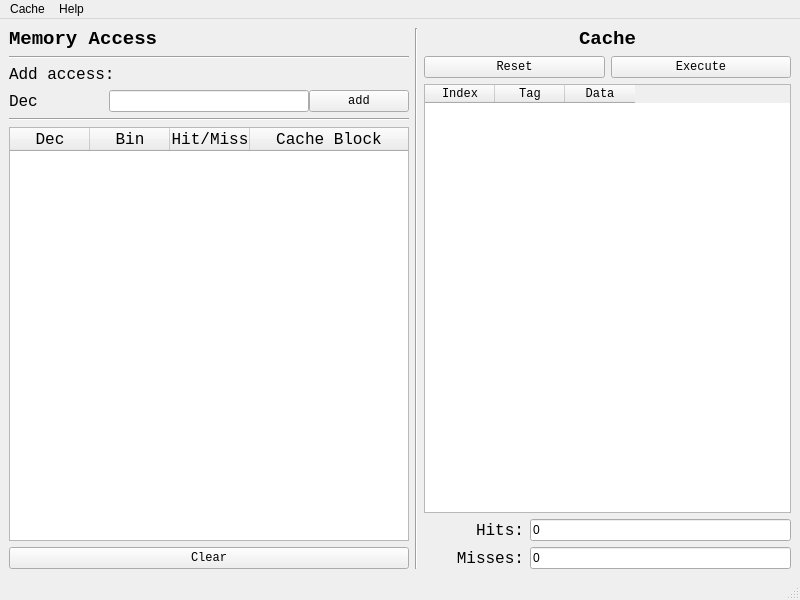
<?xml version="1.0" encoding="UTF-8"?>
<ui version="4.0">
 <class>MainWindow</class>
 <widget class="QMainWindow" name="MainWindow">
  <property name="geometry">
   <rect>
    <x>0</x>
    <y>0</y>
    <width>800</width>
    <height>600</height>
   </rect>
  </property>
  <property name="windowTitle">
   <string>Cache Simulator</string>
  </property>
  <widget class="QWidget" name="centralwidget">
   <layout class="QHBoxLayout" name="horizontalLayout_5">
    <item>
     <layout class="QVBoxLayout" name="verticalLayout_2">
      <item>
       <widget class="QLabel" name="memoryAccessLabel">
        <property name="maximumSize">
         <size>
          <width>16777215</width>
          <height>16777215</height>
         </size>
        </property>
        <property name="font">
         <font>
          <family>Courier New</family>
          <pointsize>14</pointsize>
          <weight>75</weight>
          <bold>true</bold>
         </font>
        </property>
        <property name="text">
         <string>Memory Access</string>
        </property>
       </widget>
      </item>
      <item>
       <widget class="Line" name="line_3">
        <property name="orientation">
         <enum>Qt::Horizontal</enum>
        </property>
       </widget>
      </item>
      <item>
       <widget class="QLabel" name="addAccessLabel">
        <property name="maximumSize">
         <size>
          <width>16777215</width>
          <height>16777215</height>
         </size>
        </property>
        <property name="font">
         <font>
          <family>Courier New</family>
          <pointsize>12</pointsize>
          <weight>50</weight>
          <bold>false</bold>
         </font>
        </property>
        <property name="text">
         <string>Add access:</string>
        </property>
       </widget>
      </item>
      <item>
       <layout class="QHBoxLayout" name="horizontalLayout_4">
        <property name="spacing">
         <number>0</number>
        </property>
        <item>
         <widget class="QLabel" name="decLabel">
          <property name="minimumSize">
           <size>
            <width>100</width>
            <height>0</height>
           </size>
          </property>
          <property name="maximumSize">
           <size>
            <width>16777215</width>
            <height>16777215</height>
           </size>
          </property>
          <property name="font">
           <font>
            <family>Courier New</family>
            <pointsize>12</pointsize>
            <weight>50</weight>
            <bold>false</bold>
           </font>
          </property>
          <property name="text">
           <string>Dec</string>
          </property>
         </widget>
        </item>
        <item>
         <widget class="QLineEdit" name="decInput">
          <property name="minimumSize">
           <size>
            <width>200</width>
            <height>0</height>
           </size>
          </property>
          <property name="maximumSize">
           <size>
            <width>200</width>
            <height>16777215</height>
           </size>
          </property>
         </widget>
        </item>
        <item>
         <widget class="QPushButton" name="addDecButton">
          <property name="minimumSize">
           <size>
            <width>100</width>
            <height>0</height>
           </size>
          </property>
          <property name="maximumSize">
           <size>
            <width>100</width>
            <height>16777215</height>
           </size>
          </property>
          <property name="font">
           <font>
            <family>Courier New</family>
           </font>
          </property>
          <property name="text">
           <string>add</string>
          </property>
         </widget>
        </item>
       </layout>
      </item>
      <item>
       <widget class="Line" name="line">
        <property name="orientation">
         <enum>Qt::Horizontal</enum>
        </property>
       </widget>
      </item>
      <item>
       <widget class="QTableWidget" name="memoryAccess">
        <property name="minimumSize">
         <size>
          <width>400</width>
          <height>0</height>
         </size>
        </property>
        <property name="maximumSize">
         <size>
          <width>16777215</width>
          <height>16777215</height>
         </size>
        </property>
        <property name="font">
         <font>
          <family>Courier New</family>
          <pointsize>12</pointsize>
         </font>
        </property>
        <attribute name="horizontalHeaderDefaultSectionSize">
         <number>80</number>
        </attribute>
        <attribute name="horizontalHeaderStretchLastSection">
         <bool>true</bool>
        </attribute>
        <column>
         <property name="text">
          <string>Dec</string>
         </property>
        </column>
        <column>
         <property name="text">
          <string>Bin</string>
         </property>
        </column>
        <column>
         <property name="text">
          <string>Hit/Miss</string>
         </property>
        </column>
        <column>
         <property name="text">
          <string>Cache Block</string>
         </property>
        </column>
       </widget>
      </item>
      <item>
       <widget class="QPushButton" name="clearMemoryAccess">
        <property name="font">
         <font>
          <family>Courier New</family>
         </font>
        </property>
        <property name="text">
         <string>Clear</string>
        </property>
       </widget>
      </item>
     </layout>
    </item>
    <item>
     <widget class="Line" name="line_2">
      <property name="orientation">
       <enum>Qt::Vertical</enum>
      </property>
     </widget>
    </item>
    <item>
     <layout class="QVBoxLayout" name="verticalLayout">
      <item>
       <widget class="QLabel" name="cacheLabel">
        <property name="font">
         <font>
          <family>Courier New</family>
          <pointsize>14</pointsize>
          <weight>75</weight>
          <bold>true</bold>
         </font>
        </property>
        <property name="text">
         <string>Cache</string>
        </property>
        <property name="alignment">
         <set>Qt::AlignCenter</set>
        </property>
       </widget>
      </item>
      <item>
       <layout class="QHBoxLayout" name="horizontalLayout">
        <item>
         <widget class="QPushButton" name="resetButton">
          <property name="font">
           <font>
            <family>Courier New</family>
           </font>
          </property>
          <property name="text">
           <string>Reset</string>
          </property>
         </widget>
        </item>
        <item>
         <widget class="QPushButton" name="executeButton">
          <property name="font">
           <font>
            <family>Courier New</family>
           </font>
          </property>
          <property name="text">
           <string>Execute</string>
          </property>
         </widget>
        </item>
       </layout>
      </item>
      <item>
       <widget class="QTableWidget" name="cacheTable">
        <property name="enabled">
         <bool>true</bool>
        </property>
        <property name="font">
         <font>
          <family>Courier New</family>
         </font>
        </property>
        <property name="autoScroll">
         <bool>true</bool>
        </property>
        <property name="columnCount">
         <number>3</number>
        </property>
        <attribute name="horizontalHeaderDefaultSectionSize">
         <number>70</number>
        </attribute>
        <attribute name="horizontalHeaderStretchLastSection">
         <bool>false</bool>
        </attribute>
        <column>
         <property name="text">
          <string>Index</string>
         </property>
        </column>
        <column>
         <property name="text">
          <string>Tag</string>
         </property>
        </column>
        <column>
         <property name="text">
          <string>Data</string>
         </property>
        </column>
       </widget>
      </item>
      <item>
       <layout class="QHBoxLayout" name="horizontalLayout_2">
        <item>
         <widget class="QLabel" name="hitsLabel">
          <property name="minimumSize">
           <size>
            <width>100</width>
            <height>0</height>
           </size>
          </property>
          <property name="maximumSize">
           <size>
            <width>100</width>
            <height>16777215</height>
           </size>
          </property>
          <property name="font">
           <font>
            <family>Courier New</family>
            <pointsize>12</pointsize>
           </font>
          </property>
          <property name="text">
           <string>Hits:</string>
          </property>
          <property name="alignment">
           <set>Qt::AlignRight|Qt::AlignTrailing|Qt::AlignVCenter</set>
          </property>
         </widget>
        </item>
        <item>
         <widget class="QLineEdit" name="hitsNumber">
          <property name="text">
           <string>0</string>
          </property>
          <property name="readOnly">
           <bool>true</bool>
          </property>
         </widget>
        </item>
       </layout>
      </item>
      <item>
       <layout class="QHBoxLayout" name="horizontalLayout_3">
        <item>
         <widget class="QLabel" name="missesLabel">
          <property name="minimumSize">
           <size>
            <width>100</width>
            <height>0</height>
           </size>
          </property>
          <property name="maximumSize">
           <size>
            <width>100</width>
            <height>16777215</height>
           </size>
          </property>
          <property name="font">
           <font>
            <family>Courier New</family>
            <pointsize>12</pointsize>
           </font>
          </property>
          <property name="text">
           <string>Misses:</string>
          </property>
          <property name="alignment">
           <set>Qt::AlignRight|Qt::AlignTrailing|Qt::AlignVCenter</set>
          </property>
         </widget>
        </item>
        <item>
         <widget class="QLineEdit" name="missesNumber">
          <property name="text">
           <string>0</string>
          </property>
          <property name="readOnly">
           <bool>true</bool>
          </property>
         </widget>
        </item>
       </layout>
      </item>
     </layout>
    </item>
   </layout>
  </widget>
  <widget class="QMenuBar" name="menubar">
   <property name="geometry">
    <rect>
     <x>0</x>
     <y>0</y>
     <width>800</width>
     <height>23</height>
    </rect>
   </property>
   <widget class="QMenu" name="menuCache">
    <property name="title">
     <string>Cache</string>
    </property>
    <addaction name="actionSettings"/>
   </widget>
   <widget class="QMenu" name="menuHelp">
    <property name="title">
     <string>Help</string>
    </property>
    <addaction name="actionAbout"/>
   </widget>
   <addaction name="menuCache"/>
   <addaction name="menuHelp"/>
  </widget>
  <widget class="QStatusBar" name="statusbar"/>
  <action name="actionSettings">
   <property name="text">
    <string>Settings</string>
   </property>
  </action>
  <action name="actionAbout">
   <property name="text">
    <string>About</string>
   </property>
  </action>
 </widget>
 <resources/>
 <connections/>
</ui>
